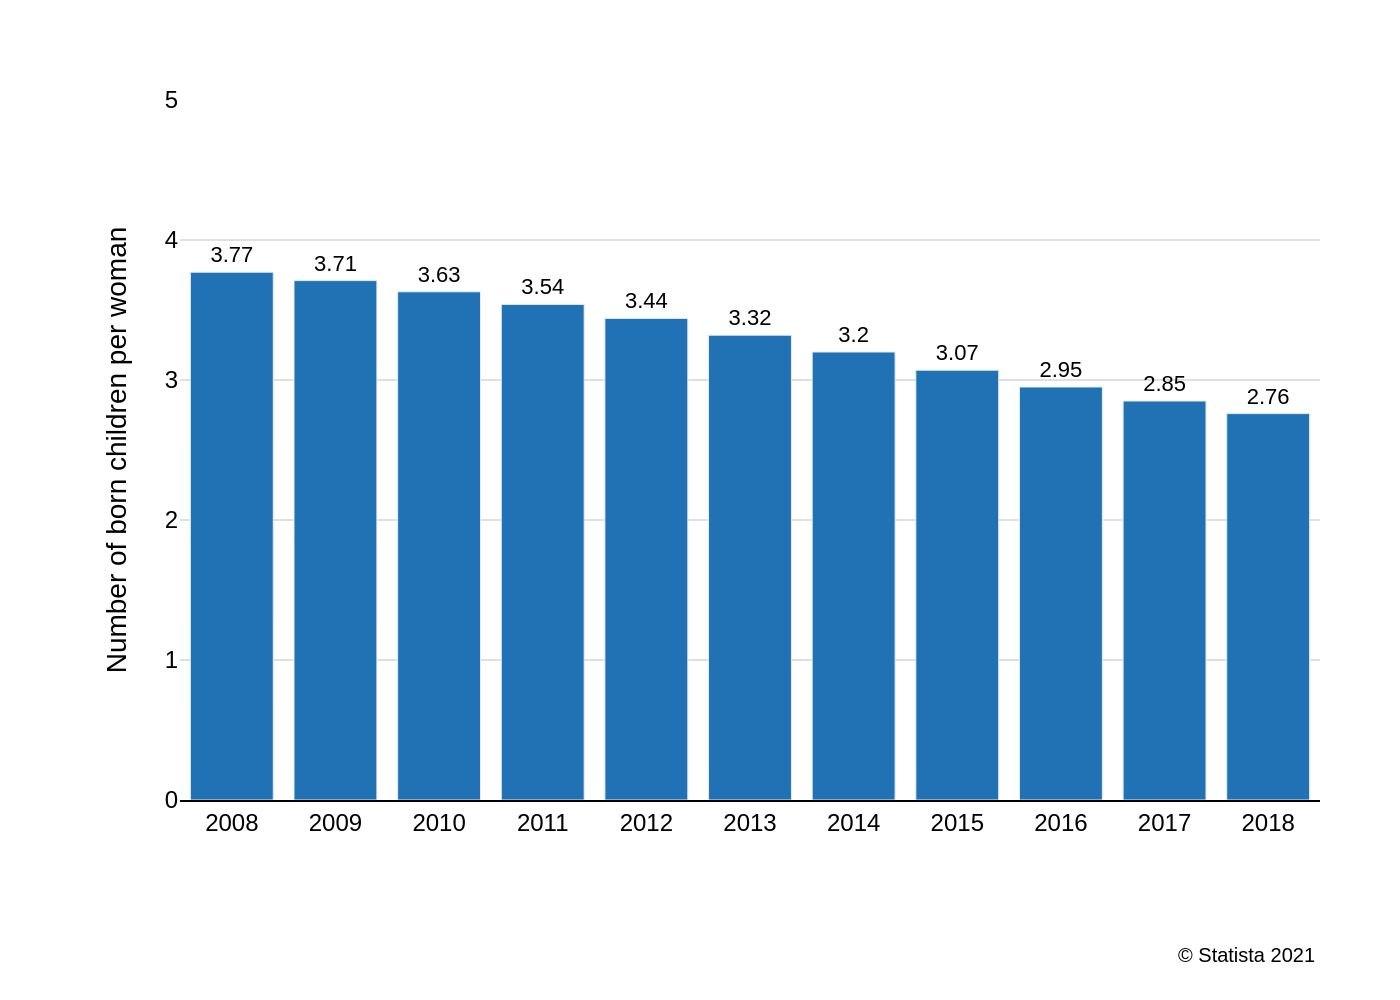

Write the Python code that produced this figure.
import sys
import json
import plotly.graph_objects as go

if len(sys.argv) != 2:
    print("Usage: python create_chart.py <json_file_path>")
    sys.exit(1)

json_filepath = sys.argv[1]

try:
    with open(json_filepath, 'r', encoding='utf-8') as f:
        chart_info = json.load(f)
except Exception as e:
    print(f"Error reading or parsing JSON file: {e}")
    sys.exit(1)

chart_data = chart_info.get('chart_data', [])
texts = chart_info.get('texts', {})
colors = chart_info.get('colors', [])

x_values = [d['x'] for d in chart_data]
y_values = [d['y'] for d in chart_data]

fig = go.Figure()

fig.add_trace(go.Bar(
    x=x_values,
    y=y_values,
    marker_color=colors[0] if colors else '#1f77b4',
    text=y_values,
    textposition='outside',
    cliponaxis=False
))

title_text = texts.get('title')
subtitle_text = texts.get('subtitle')
full_title = ''
if title_text:
    full_title = f"<b>{title_text}</b>"
    if subtitle_text:
        full_title += f"<br><sub>{subtitle_text}</sub>"

fig.update_layout(
    title=dict(
        text=full_title,
        x=0.01,
        xanchor='left',
        y=0.95,
        yanchor='top'
    ),
    xaxis=dict(
        title_text=texts.get('x_axis_title'),
        showgrid=False,
        showline=True,
        linecolor='black',
        linewidth=1
    ),
    yaxis=dict(
        title_text=texts.get('y_axis_title'),
        range=[0, 5],
        showgrid=True,
        gridcolor='#e0e0e0',
        zeroline=False
    ),
    plot_bgcolor='white',
    paper_bgcolor='white',
    font=dict(family="Arial", size=12, color="black"),
    showlegend=False,
    margin=dict(l=90, r=40, t=50, b=100),
    annotations=[
        dict(
            text=texts.get('source', ''),
            showarrow=False,
            xref="paper", yref="paper",
            x=1.0, y=-0.2,
            xanchor='right', yanchor='top',
            align='right',
            font=dict(size=10)
        )
    ]
)

fig.update_traces(
    textfont=dict(family="Arial", size=11, color='black'),
    texttemplate='%{text}'
)

base_name = json_filepath.rsplit('.', 1)[0]
output_filename = f"{base_name}.png"

fig.write_image(output_filename, scale=2)
